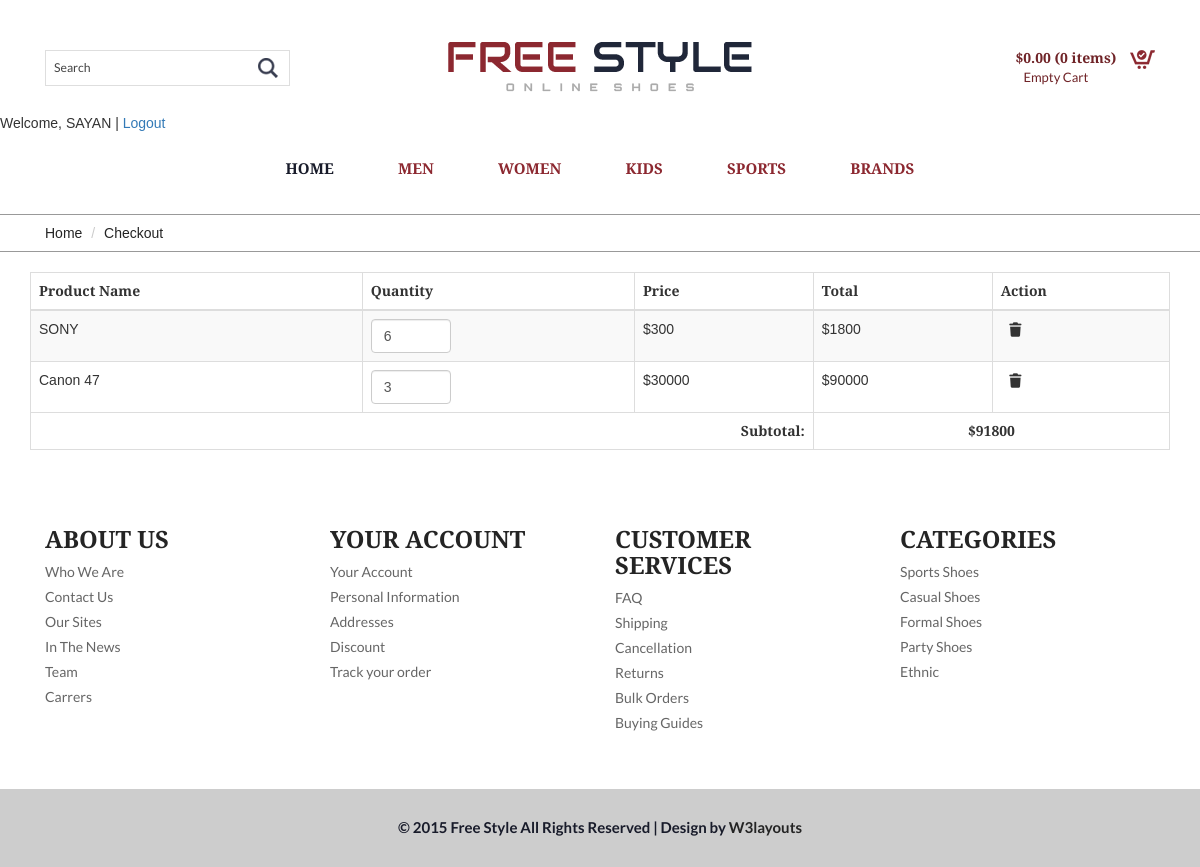
/cart.php (signed in), run on the app's committed database.
### tables this page shows
CREATE TABLE `cart` (
  `cart_id` int(11) NOT NULL,
  `product_id` int(255) NOT NULL,
  `user_id` int(255) NOT NULL,
  `qty` int(255) NOT NULL,
  `price` varchar(255) NOT NULL
);

CREATE TABLE `product` (
  `id` int(11) NOT NULL,
  `category_id` int(11) DEFAULT NULL,
  `name` varchar(100) NOT NULL,
  `image` varchar(100) NOT NULL,
  `price` varchar(100) NOT NULL,
  `description` text NOT NULL
);

### cart.php (the view)
<!DOCTYPE html>
<html>
<?php include("inc/head.php"); ?>
<body>
    <?php include("inc/header.php"); ?>
    <div class="breadcrumbs">
        <div class="container">
            <div class="breadcrumbs-main">
                <ol class="breadcrumb">
                    <li><a href="index.php">Home</a></li>
                    <li class="active">Checkout</li>
                </ol>
            </div>
        </div>
    </div>
    <?php
    include("admin/database/db.php");
    $userID = $_SESSION['user_id'];
    $select = "SELECT cart.cart_id, cart.price, cart.qty, product.name as product_name
                FROM cart
                INNER JOIN product
                ON cart.product_id=product.id
                WHERE cart.user_id='$userID'
            ";
    $result = $db->query($select);
    $subtotal = 0;
    $resultForSubtotal = $db->query($select);
    while ($row = $resultForSubtotal->fetch_assoc()) {
        $subtotal += $row['price'] * $row['qty'];
    }
    ?>
    <div class="container" style="margin-top: 20px;">
        <table class="table table-bordered table-striped">
            <thead>
                <tr>
                    <th>Product Name</th>
                    <th>Quantity</th>
                    <th>Price</th>
                    <th>Total</th>
                    <th>Action</th>
                </tr>
            </thead>
            <tbody>
                <?php
                while ($row = $result->fetch_assoc()) {
                ?>
                    <tr>
                        <td> <?php echo $row['product_name']; ?> </td>
                        <td>
                            <input
                                type="number"
                                class="form-control"
                                value="<?php echo $row['qty']; ?>"
                                min="1"
                                style="width: 80px; display: inline-block;" />
                        </td>
                        <td>$<?php echo $row['price']; ?></td>
                        <td>$<?php echo $row['price'] * $row['qty']; ?></td>
                        <td>
                            <button class="delete_btn">
                                <i class="fa-solid fa-trash"></i>
                            </button>
                        </td>
                    </tr>
                <?php } ?>
            </tbody>
            <tfoot>
                <tr>
                    <td colspan="3" style="text-align: right; font-weight: bold;">Subtotal:</td>
                    <td colspan="2" style="font-weight: bold; text-align:center;">
                        $<?php echo $subtotal; ?>
                    </td>
                </tr>
            </tfoot>
        </table>
    </div>
    <?php include("inc/footer.php"); ?>
</body>

### css/style.css (style rules this page uses)
body { background:#fff; font-family: 'Alegreya Sans SC', sans-serif; }
.breadcrumbs { border-top: 1px solid #999; border-bottom: 1px solid #999; margin-top: 1em; }
ol.breadcrumb { margin: 0; }
.breadcrumb li a { color:#242424; }
.breadcrumb > .active { color: #242424; }
.breadcrumb { background: none; }

### css/custom.css (style rules this page uses)
.delete_btn { outline: none; border: none; background: transparent; }

### data on the page
cart: product.name "SONY", qty "6", price "300", $row['price'] * $row['qty'] "1800"
cart: product.name "Canon 47", qty "3", price "30000", $row['price'] * $row['qty'] "90000"

### other printed values
$_SESSION['user_name'] "SAYAN"
$subtotal "91800"
